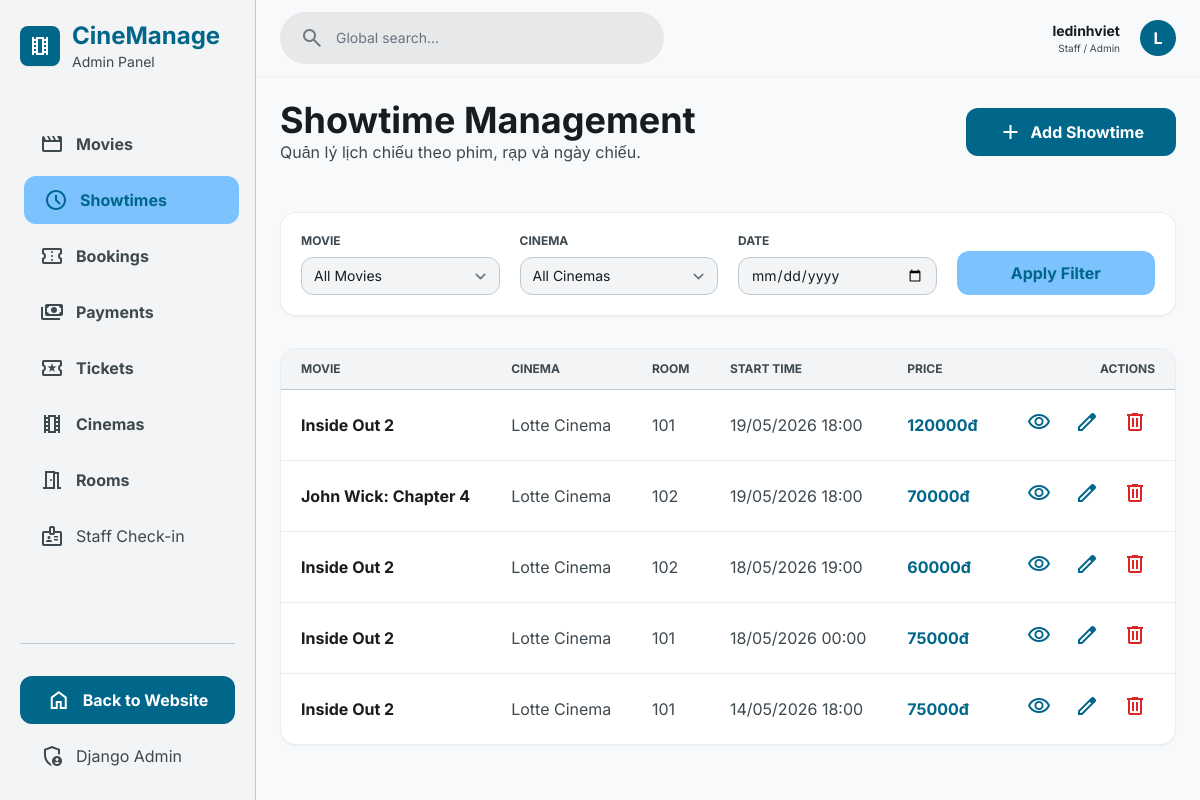
/manage/showtimes/ (signed in), run on an earlier commit of the app's database.
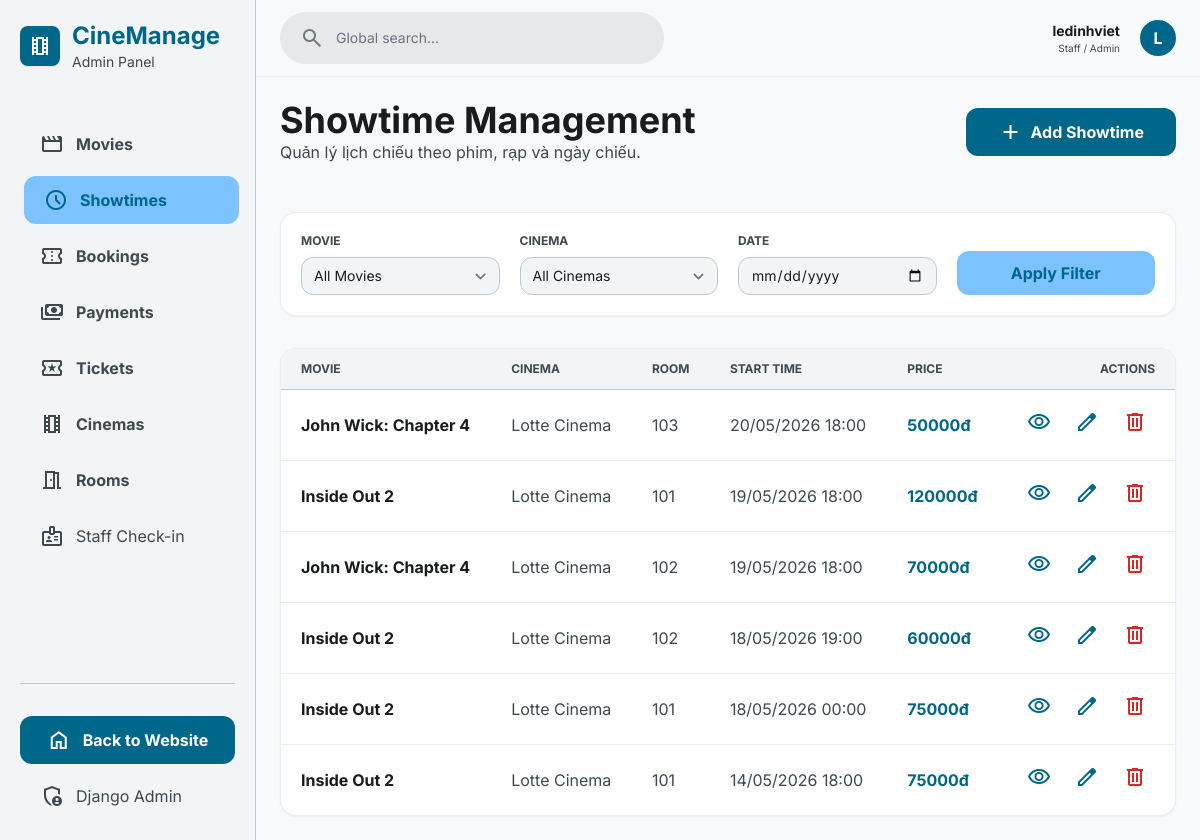
And on a later commit of the database.
### cinema/models.py (models this page shows, shortened)
class Showtime(models.Model):
    movie = models.ForeignKey(
        Movie,
        on_delete=models.CASCADE,
        related_name="showtimes"
    )
    room = models.ForeignKey(
        Room,
        on_delete=models.CASCADE,
        related_name="showtimes"
    )
    start_time = models.DateTimeField()
    price = models.DecimalField(
        max_digits=10,
        decimal_places=2
    )
    class Meta:
        constraints = [
            models.UniqueConstraint(
                fields=["room", "start_time"],
                name="unique_showtime_room_start_time"
            )
        ]

class Movie(models.Model):
    STATUS_CHOICES = (
        ("now_showing", "Now Showing"),
        ("coming_soon", "Coming Soon"),
        ("ended", "Ended"),
    )
    title = models.CharField(max_length=255)
    description = models.TextField()
    genre = models.CharField(max_length=255)
    duration = models.PositiveIntegerField(help_text="Duration in minutes")
    age_rating = models.CharField(max_length=20, default="PG-13")
    director = models.CharField(max_length=255, blank=True)
    actors = models.TextField(blank=True)
    poster = models.ImageField(upload_to="posters/", blank=True, null=True)
    trailer_url = models.URLField(blank=True)
    release_date = models.DateField(blank=True, null=True)
    rating = models.FloatField(default=0)
    status = models.CharField(
        max_length=20, choices=STATUS_CHOICES, default="now_showing"
    )
    created_at = models.DateTimeField(auto_now_add=True)

class Room(models.Model):
    ROOM_TYPE_CHOICES = (
        ("standard", "Standard"),
        ("imax", "IMAX"),
        ("vip", "VIP"),
    )
    cinema = models.ForeignKey(Cinema, on_delete=models.CASCADE, related_name="rooms")
    name = models.CharField(max_length=100)
    room_type = models.CharField(
        max_length=50, choices=ROOM_TYPE_CHOICES, default="standard"
    )
    total_rows = models.PositiveIntegerField(default=10)
    seats_per_row = models.PositiveIntegerField(default=14)

class Cinema(models.Model):
    name = models.CharField(max_length=255)
    address = models.TextField()
    city = models.CharField(max_length=100, default="Ha Noi")
    image = models.ImageField(upload_to="cinemas/", blank=True, null=True)

### cinema/app_views/manage_views.py (the view)
# urls.py: path("manage/showtimes/", views.manage_showtimes, name="manage_showtimes"),
@login_required
def manage_showtimes(request):
    if not request.user.is_staff:
        messages.error(request, "Bạn không có quyền truy cập trang quản trị.")
        return redirect("cinema:home")
    movie_id = request.GET.get("movie", "")
    cinema_id = request.GET.get("cinema", "")
    selected_date = request.GET.get("date", "")
    showtimes = Showtime.objects.select_related(
        "movie",
        "room",
        "room__cinema",
    ).order_by("-start_time")
    if movie_id:
        showtimes = showtimes.filter(movie_id=movie_id)
    if cinema_id:
        showtimes = showtimes.filter(room__cinema_id=cinema_id)
    if selected_date:
        showtimes = showtimes.filter(start_time__date=selected_date)
    movies = Movie.objects.all().order_by("title")
    cinemas = Cinema.objects.all().order_by("name")
    return render(
        request,
        "cinema/manage/showtime_manage.html",
        {
            "active_menu": "showtimes",
            "showtimes": showtimes,
            "movies": movies,
            "cinemas": cinemas,
            "selected_movie_id": movie_id,
            "selected_cinema_id": cinema_id,
            "selected_date": selected_date,
        }
    )

### cinema/templates/cinema/manage/showtime_manage.html (shortened to what the changed rows need)
{% extends 'cinema/manage/base_manage.html' %}
{% block manage_content %}
<div class="flex flex-col md:flex-row md:items-center justify-between gap-md mb-xl">
  <div>
    <h2 class="text-4xl font-bold text-on-surface">
      Showtime Management
    </h2>
  </div>
</div>
<div class="bg-surface-container-lowest rounded-2xl shadow-sm border border-outline-variant/30 overflow-hidden">
  <div class="overflow-x-auto">
    <table class="w-full text-left border-collapse">
      <thead>
        <tr class="bg-surface-container-low border-b border-outline-variant">
          <th class="px-md py-sm text-xs font-bold text-on-surface-variant">MOVIE</th>
          <th class="px-md py-sm text-xs font-bold text-on-surface-variant">CINEMA</th>
          <th class="px-md py-sm text-xs font-bold text-on-surface-variant">ROOM</th>
          <th class="px-md py-sm text-xs font-bold text-on-surface-variant">START TIME</th>
          <th class="px-md py-sm text-xs font-bold text-on-surface-variant">PRICE</th>
          <th class="px-md py-sm text-xs font-bold text-on-surface-variant text-right">ACTIONS</th>
        </tr>
      </thead>
      <tbody class="divide-y divide-outline-variant/30">
        {% for showtime in showtimes %}
          <tr class="hover:bg-surface-container-low transition-colors">
            <td class="px-md py-sm font-bold">{{ showtime.movie.title }}</td>
            <td class="px-md py-sm text-on-surface-variant">{{ showtime.room.cinema.name }}</td>
            <td class="px-md py-sm text-on-surface-variant">{{ showtime.room.name }}</td>
            <td class="px-md py-sm text-on-surface-variant">{{ showtime.start_time|date:"d/m/Y H:i" }}</td>
            <td class="px-md py-sm font-bold text-primary">{{ showtime.price|floatformat:0 }}đ</td>
            <td class="px-md py-sm text-right">
              <div class="flex items-center justify-end gap-xs">
                <a href="{% url 'cinema:seat_selection' showtime.id %}" class="p-xs hover:bg-primary-container/20 text-primary rounded-lg">
                  <span class="material-symbols-outlined">visibility</span>
                </a>
                <a href="/admin/cinema/showtime/{{ showtime.id }}/change/" class="p-xs hover:bg-primary-container/20 text-primary rounded-lg">
                  <span class="material-symbols-outlined">edit</span>
                </a>
                <a href="/admin/cinema/showtime/{{ showtime.id }}/delete/" class="p-xs hover:bg-red-100 text-red-600 rounded-lg">
                  <span class="material-symbols-outlined">delete</span>
                </a>
              </div>
            </td>
          </tr>
        {% empty %}
          <tr>
            <td colspan="6" class="px-md py-xl text-center text-on-surface-variant">
              Chưa có suất chiếu nào.
            </td>
          </tr>
        {% endfor %}
      </tbody>
    </table>
  </div>
</div>
{% endblock %}

What changed in the data, as far as the page shows it:
added Showtime: movie "John Wick: Chapter 4", room.cinema.name "Lotte Cinema", room.name "103", start_time "20/05/2026 18:00", price "50000"
